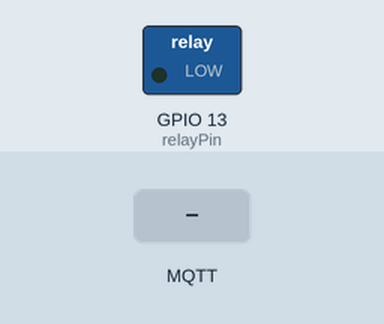
Recording of a sketch running on a simulated ESP32. Shown: switched loads named in the sketch (green lamp = pin HIGH). The inputs (shaded band) are chosen by the test bench. WiFi joins after 1.5 s; servers stay silent unless stated; random numbers use the default seed unless the sketch sets one; no MQTT or app messages arrive unless stated; what the sketch prints to the serial monitor is not drawn.

Above: at 2.7 s.
2.8 s: MQTT message "off" arrives on the first subscribed topic
At 3.7 s:
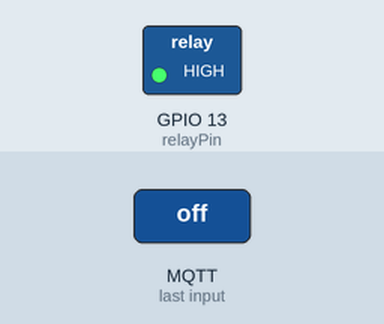
5.8 s: MQTT message "on" arrives on the first subscribed topic
At 7.1 s:
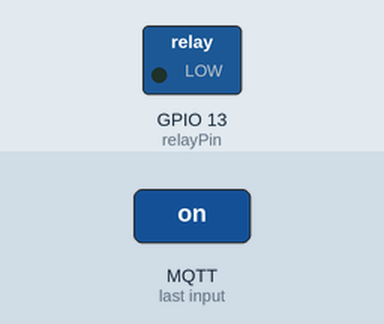
Timing chart, 0 to 8.8 s (numbered marks = the images above; inputs shaded):
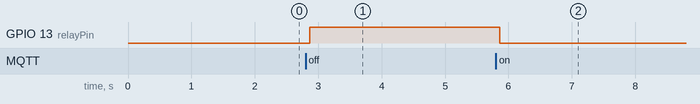

The sketch:

sketch_aug10a.ino
```cpp
#include "PubSubClient.h"
#include <WiFi.h>
#include <secrests.h>

char ssid[] = SECRET_SSID;
char pass[] = SECRET_PASS;
const char* mqttServer = "test.mosquitto.org";
int port = 1883;
char clientId[50];

int relayPin = 13;

WiFiClient espClient;
PubSubClient client(espClient);

//Fungsi Coonect wifi
void connectToWiFi() {
  Serial.begin(9600);
  WiFi.mode(WIFI_STA);
  WiFi.begin(ssid, pass);
  Serial.print("Attempting to connect to WPA SSID: ");
  Serial.print(ssid);

  while (WiFi.status() != WL_CONNECTED) {
    Serial.print(".");
    delay(500);
  }

  Serial.println("Connected to WiFi!");
}

// Fungsi Untuk koneksi Ulang
void reconnect() {
  while (!client.connected()) {
    Serial.print("Attempting MQTT connection...");
    snprintf(clientId, 50, "flutter_client_%lu", random(1000));

    if (client.connect(clientId)) {
      Serial.println("connected berhasil bro");
      client.subscribe("flutter/toogle/lamp");
      Serial.println("Sudah Subscribe");
    } else {
      Serial.print("failed, rc=");
      Serial.print(client.state());
      Serial.println(" try again in 5 seconds");
      delay(5000);
    }
  }
}

void callback(char* topic, byte* message, unsigned int length) {
  Serial.print("Message arrived on topic: ");
  Serial.print(topic);
  Serial.print(". Message: ");
  String msg;

  for (int i = 0; i < length; i++) {
    Serial.print((char)message[i]);
    msg += (char)message[i];
  }

  Serial.println();
  Serial.println("Message content: " + msg);

  if (String(topic) == "flutter/toogle/lamp") {
    Serial.println("Correct topic received");
    if (msg == "off") {
      Serial.println("Turning on relay");
      digitalWrite(relayPin, HIGH);
    } else if (msg == "on") {
      Serial.println("Turning off relay");
      digitalWrite(relayPin, LOW);

    }  else {
      Serial.println("Not recognized");
    }
  } else {
    Serial.println("Topic not recognized");
  }
}

void setup() {

  Serial.println("Hello ESP32 WROOM");

  Serial.print("Connecting to ");
  Serial.println(ssid);

  connectToWiFi();

  client.setServer(mqttServer, port);
  client.setCallback(callback);

  pinMode(relayPin, OUTPUT);
}

void loop() {
  if (!client.connected()) {
    reconnect();
  }

  client.loop();

}
```

secrests.h
```cpp
//Password wifi dan SSID WIFI usahakan kode ini tidak di commit

#define SECRET_SSID "MAMAN";
#define SECRET_PASS "123123123";
```

Measured:
- after the input at 2.8 s, GPIO 13 (relayPin): LOW → HIGH after 0.06 s
- after the input at 5.8 s, GPIO 13 (relayPin): HIGH → LOW after 0.06 s
